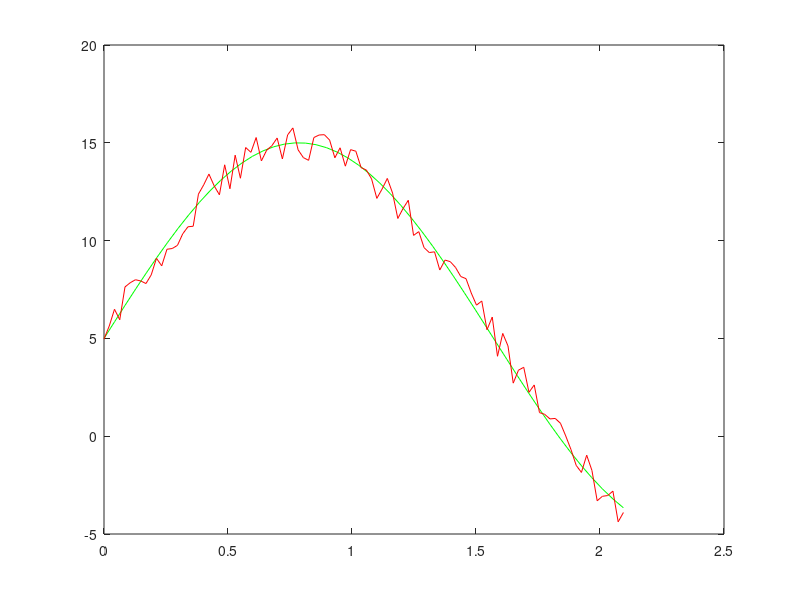

Write MATLAB code to recreate this figure.
function [] = get_noice()

x_1 = linspace(0,2/3*pi,50);
y_1 = 10 * sin(2*x_1) + 5;

x_2 = linspace(0,2/3*pi,100);
y_2 = 10 * sin(2*x_2) + 5 - 1 + 2 * rand(1,100);

plot(x_1, y_1, 'g');
hold on;
plot(x_2, y_2, 'r');

end